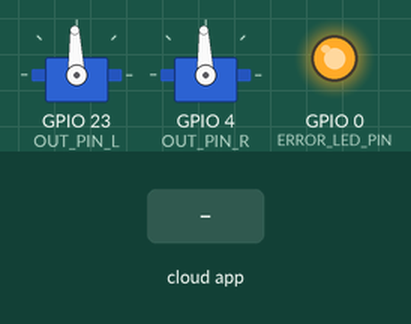
Simulated run of this sketch. Board: ESP32. Shown: 2 × servo, output pins drawn as LEDs (lit = HIGH). Wiring (inferred from the names in the program): 2 × servo: signal GPIO 4 / signal GPIO 23. Inputs (shaded band) come from the test bench. The ROS host is connected and sends only what is stated; servo pulses on a pin are drawn as a servo (544–2400 µs = 0–180°); pins used as bus, display or sensor lines are not drawn.

Above: at 3.2 s.
3.3 s: the phone or cloud app sets linear.x to -100
At 4.5 s:
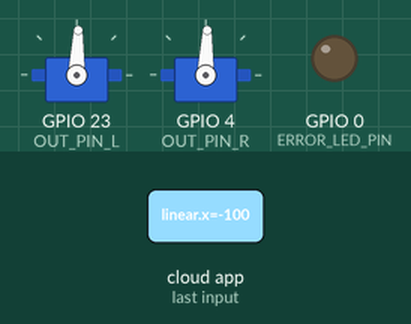
4.8 s: the phone or cloud app sets angular.z to -100
At 6.0 s:
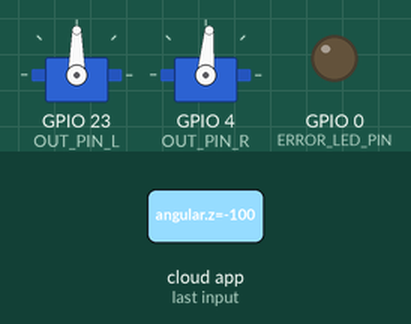
6.3 s: the phone or cloud app sets linear.x to 100
At 7.3 s:
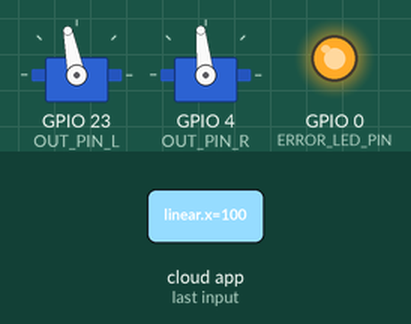
7.8 s: the phone or cloud app sets angular.z to 100
At 8.7 s:
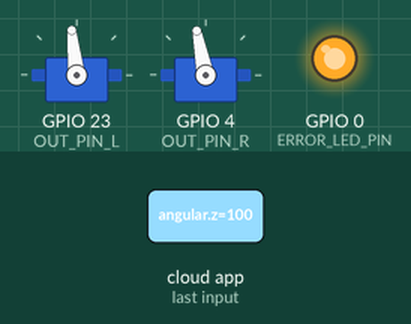
9.3 s: the phone or cloud app sets linear.x to 0
At 10.2 s:
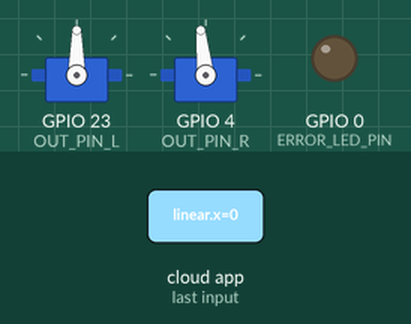
Timing chart, 0 to 11.9 s (numbered marks = the images above; inputs shaded):
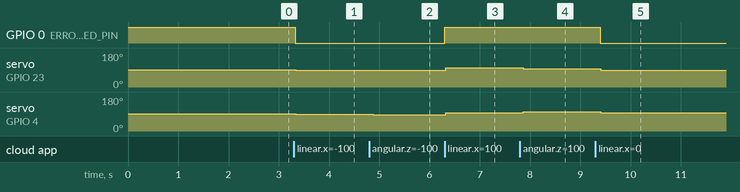

The sketch:

TwistToPWMServo.ino
```cpp
// ros2 header
#include <micro_ros_arduino.h>
#include <stdio.h>
#include <rcl/rcl.h>
#include <rcl/error_handling.h>
#include <rclc/rclc.h>
#include <rclc/executor.h>
#include <geometry_msgs/msg/twist.h>

// pwm output header
#include <Ticker.h>

// PIN define
#define ERROR_LED_PIN 0
#define OUT_PIN_L 23 //13 // connect to Left Sabertooth input
#define OUT_PIN_R 4 //14 // connect to Right Sabertooth input

// ros2 define
#define RCCHECK(fn) { rcl_ret_t temp_rc = fn; if((temp_rc != RCL_RET_OK)){error_loop();}}
#define RCSOFTCHECK(fn) { rcl_ret_t temp_rc = fn; if((temp_rc != RCL_RET_OK)){error_loop();}}

// output pwm param
#define OUTPUT_PWM_T_MS 20// T[ms]
#define SERVO_HOME 1491// [us]
#define SERVO_LIMIT_LOW 1050// [us]
#define SERVO_LIMIT_HIGH 1950// [us]

// ROBOT kinematics param
#define RK_D 0.5 // [m] robot rotation radius
#define RK_VMAX 8.0 // [v/sec] max speed in Servo LIMIT HIGH
#define RK_VMIN -8.0 // [v/sec] min speed in Servo LIMIT LOW

// global variables for ros2
rcl_subscription_t subscriber;
geometry_msgs__msg__Twist msg;
rclc_executor_t executor;
rcl_allocator_t allocator;
rclc_support_t support;
rcl_node_t node;

// global variables for pwm output
Ticker servo_l;
Ticker servo_r;
volatile int time_l_high = SERVO_HOME;
volatile int time_r_high = SERVO_HOME;

// PWM OUT functions
void pwm_l() {
  int time_pwm_l = time_l_high;
  digitalWrite(OUT_PIN_L, HIGH);
  delayMicroseconds(time_pwm_l);
  digitalWrite(OUT_PIN_L, LOW);
}
void pwm_r() {
  int time_pwm_r = time_r_high;
  digitalWrite(OUT_PIN_R, HIGH);
  delayMicroseconds(time_pwm_r);
  digitalWrite(OUT_PIN_R, LOW);
}

void error_loop(){
  while(1){
    digitalWrite(ERROR_LED_PIN, !digitalRead(ERROR_LED_PIN));
    delay(100);
  }
}

//twist message subscriber
void twist_callback(const void *msgin) {

  const geometry_msgs__msg__Twist * msg = (const geometry_msgs__msg__Twist *)msgin;

  float v = msg->linear.x;//[m/sec]
  float w = msg->angular.z;//[rad/sec]
  float d = RK_D;// (robot_rotation_radius / 2.0) [m]

  // twist to LR Wheel speed (differential drive robot model)
  float vel_l = v - d*w;
  float vel_r = v + d*w;

  // Wheel speed to PWM high length
  float vmax = RK_VMAX;//[m/sec]
  float vmin = RK_VMIN;//[m/sec]
  time_l_high = (vel_l - vmin)/(vmax - vmin)*(SERVO_LIMIT_HIGH-SERVO_LIMIT_LOW) + SERVO_LIMIT_LOW;
  time_r_high = (vel_r - vmin)/(vmax - vmin)*(SERVO_LIMIT_HIGH-SERVO_LIMIT_LOW) + SERVO_LIMIT_LOW;

  // limit
  time_l_high = time_l_high > SERVO_LIMIT_HIGH ? SERVO_LIMIT_HIGH : time_l_high;
  time_l_high = time_l_high < SERVO_LIMIT_LOW ? SERVO_LIMIT_LOW : time_l_high;
  time_r_high = time_r_high > SERVO_LIMIT_HIGH ? SERVO_LIMIT_HIGH : time_r_high;
  time_r_high = time_r_high < SERVO_LIMIT_LOW ? SERVO_LIMIT_LOW : time_r_high;

  // for debag
  digitalWrite(ERROR_LED_PIN, (msg->linear.x > 0) ? HIGH : LOW);

}


void ros2_init() {

  set_microros_transports(); // connect with USB serial
  //set_microros_wifi_transports("aterm-7842f1", "31dfe778e93c0", "192.168.179.3", 8888); // Connect with Wifi. IP: Host PC IP adress runnning micro-ros agent

  digitalWrite(ERROR_LED_PIN, HIGH);
  delay(2000);

  allocator = rcl_get_default_allocator();

   //create init_options
  RCCHECK(rclc_support_init(&support, 0, NULL, &allocator));

  // create node
  RCCHECK(rclc_node_init_default(&node, "micro_ros_arduino_node", "", &support));

  // create subscriber
  RCCHECK(rclc_subscription_init_default(
    &subscriber,
    &node,
    ROSIDL_GET_MSG_TYPE_SUPPORT(geometry_msgs, msg, Twist),
    "micro_ros_arduino_twist_subscriber"));

  // create executor
  RCCHECK(rclc_executor_init(&executor, &support.context, 1, &allocator));
  RCCHECK(rclc_executor_add_subscription(&executor, &subscriber, &msg, &twist_callback, ON_NEW_DATA));

}

void setup() {

  // PIN setting
  pinMode(ERROR_LED_PIN, OUTPUT);
  pinMode(OUT_PIN_L, OUTPUT);
  pinMode(OUT_PIN_R, OUTPUT);

  // PWMOut setting
  servo_l.attach_ms(OUTPUT_PWM_T_MS, pwm_l);//"pwm_l"called repeatedly every PWM_T[ms]
  servo_r.attach_ms(OUTPUT_PWM_T_MS, pwm_r);//"pwm_r"called repeatedly every PWM_T[ms]
  time_l_high = SERVO_HOME;
  time_r_high = SERVO_HOME;

  // ROS2 Subscriber setting
  ros2_init();

}

void loop() {
  delay(100);
  RCCHECK(rclc_executor_spin_some(&executor, RCL_MS_TO_NS(100)));
}
```

Measured:
- after the input at 3.3 s, GPIO 0 (ERROR_LED_PIN): HIGH → LOW at once; servo on GPIO 23 (OUT_PIN_L), servo on GPIO 4 (OUT_PIN_R): 92° → 88° at once
- after the input at 4.8 s, servo on GPIO 23 (OUT_PIN_L): 88° → 90° after 0.08 s; servo on GPIO 4 (OUT_PIN_R): 88° → 85° after 0.08 s
- after the input at 6.3 s, GPIO 0 (ERROR_LED_PIN): LOW → HIGH at once; servo on GPIO 23 (OUT_PIN_L): 90° → 101° at once; servo on GPIO 4 (OUT_PIN_R): 85° → 96° at once
- after the input at 7.8 s, servo on GPIO 23 (OUT_PIN_L): 101° → 96° after 0.06 s; servo on GPIO 4 (OUT_PIN_R): 96° → 101° after 0.06 s
- after the input at 9.3 s, GPIO 0 (ERROR_LED_PIN): HIGH → LOW after 0.09 s; servo on GPIO 23 (OUT_PIN_L): 96° → 90° after 0.10 s; servo on GPIO 4 (OUT_PIN_R): 101° → 96° after 0.10 s
